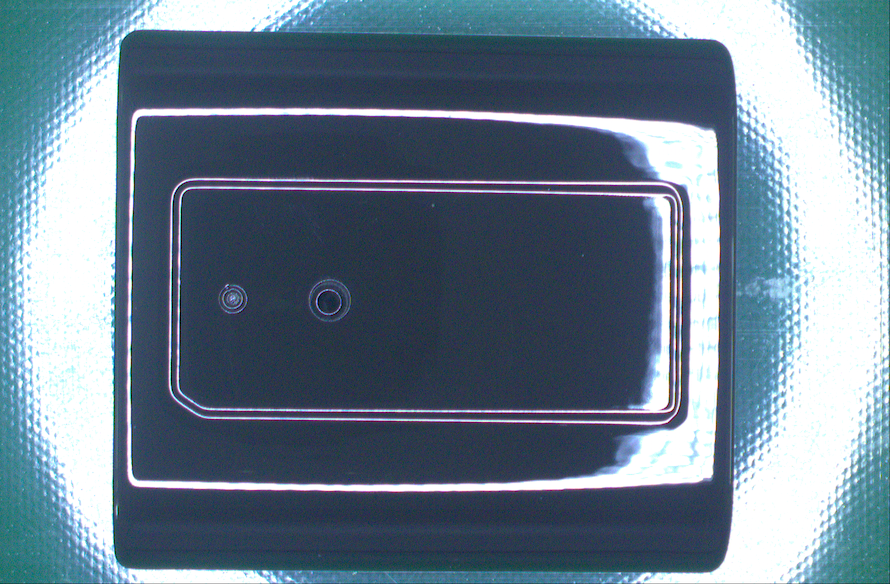
%> input picture 2-Homomorphic-Filtering/program/000001.tif, 890 x 584 px
$ octave --eval "PROJ2;"   (GNU Octave 9; MATLAB toolbox functions it lacks are replaced by stand-ins)
%> lines starting %> are read from the running program, lines starting %| are printed output that depends on the picture
function PROJ2

    img1=imread('000001.tif');
    img2=imread('000002.tif');
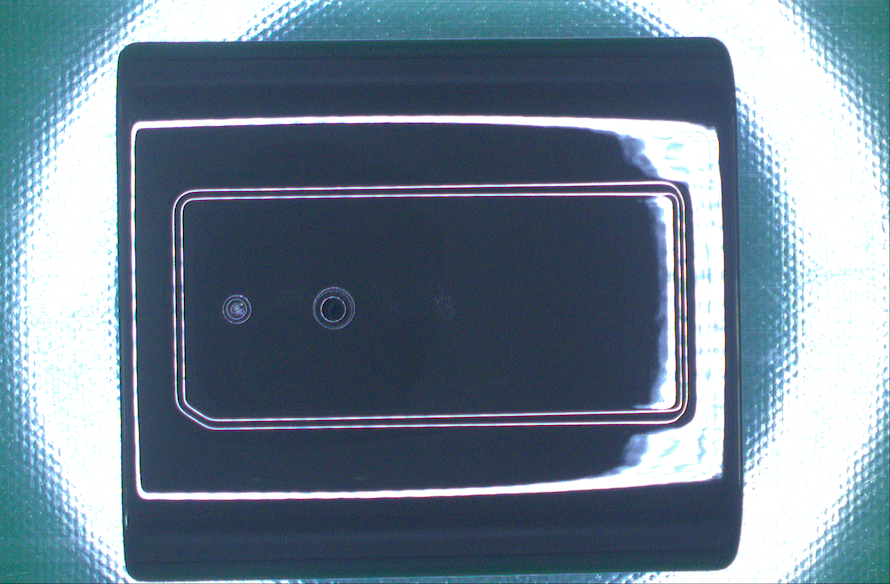
%> input picture 2-Homomorphic-Filtering/program/000002.tif, 890 x 584 px
    img3=imread('000003.tif');
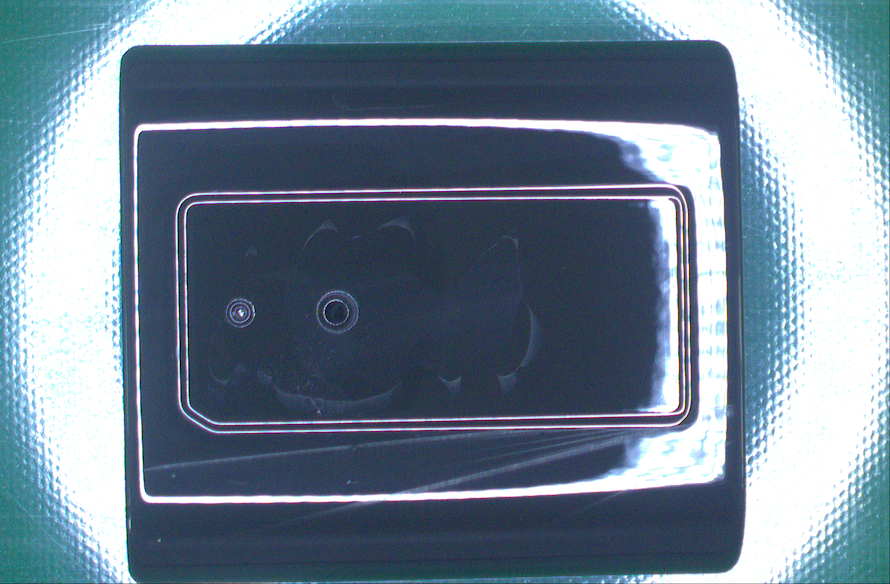
%> input picture 2-Homomorphic-Filtering/program/000003.tif, 890 x 584 px
    img4=imread('000004.tif');
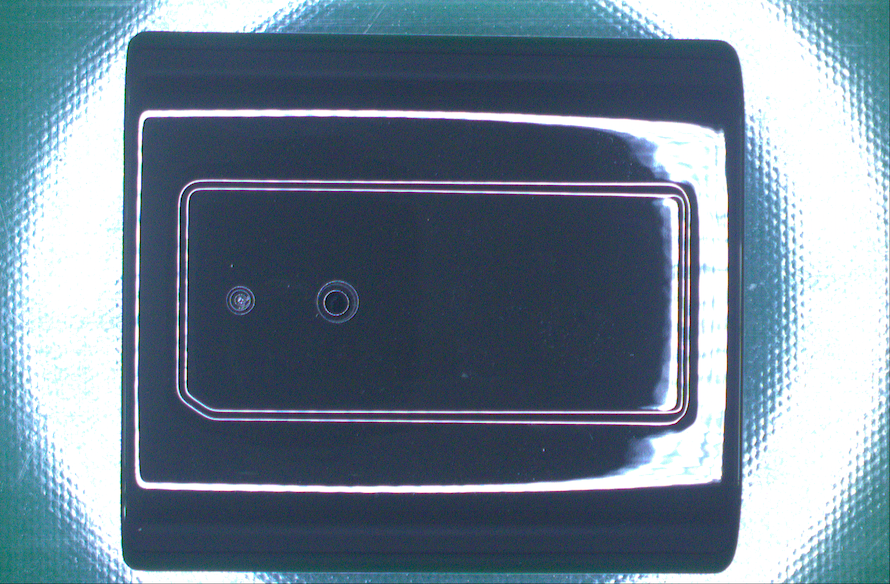
%> input picture 2-Homomorphic-Filtering/program/000004.tif, 890 x 584 px
    img5=imread('000005.tif');
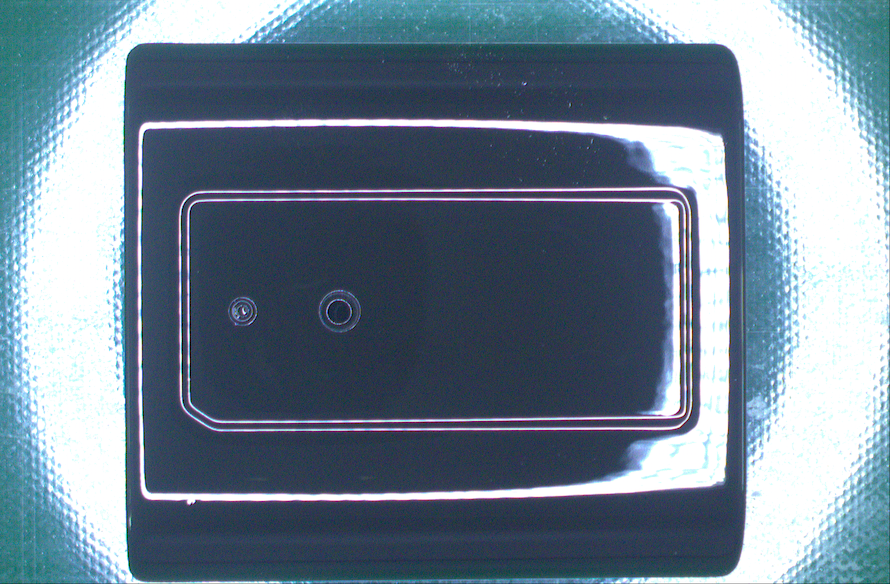
%> input picture 2-Homomorphic-Filtering/program/000005.tif, 890 x 584 px
    img6=imread('000006.tif');
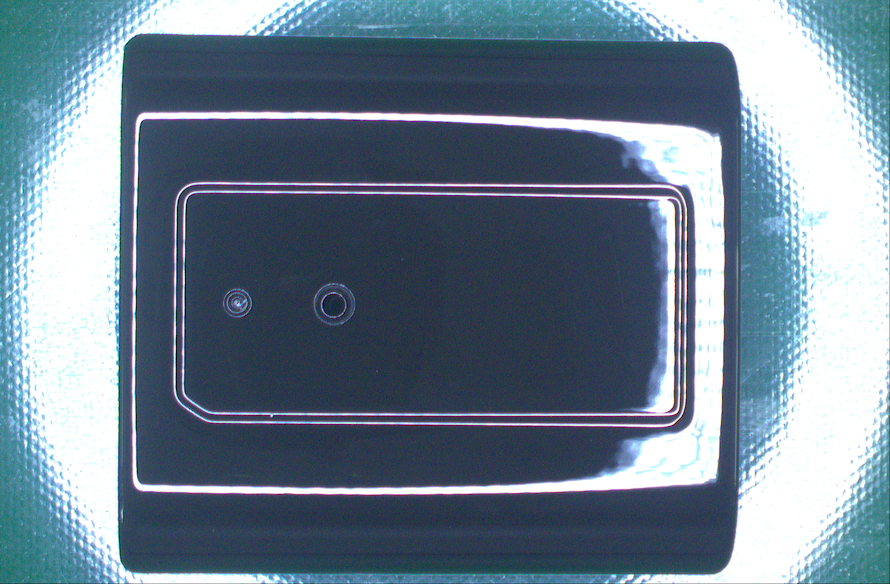
%> input picture 2-Homomorphic-Filtering/program/000006.tif, 890 x 584 px
%> (the run ends here)
